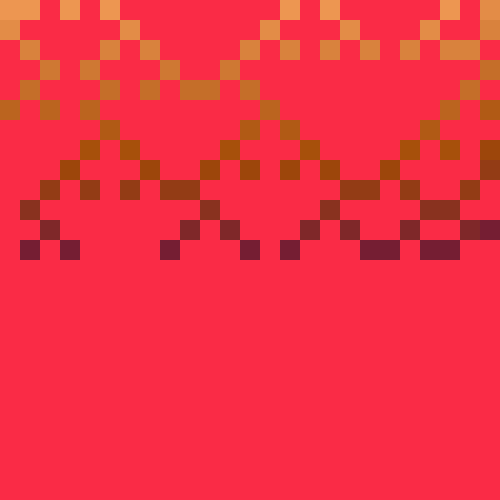
#> input picture auto_gifs/frames/37.png, 500 x 500 px, found by its file name
$ python resize.py
#> lines starting #> are read from the running program, lines starting #| are printed output that depends on the picture
from PIL import Image
from resizeimage import resizeimage

image = Image.open('37.png')
#> image is the input picture: PIL image 500x500 RGBA; mean R, G, B, A 239, 49.6, 65.7, 255
new_image = image.resize((500, 400))
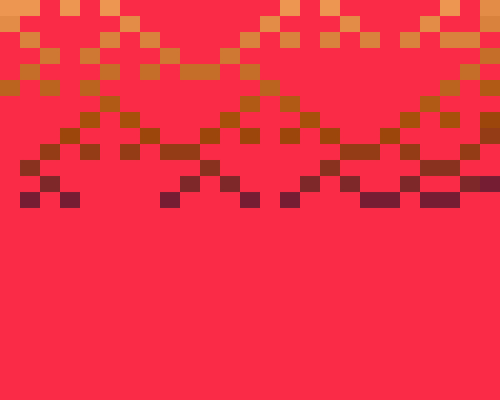
#> new_image: PIL image 500x400 RGBA; mean R, G, B, A 239, 49.6, 65.7, 255
new_image.save('image_400.png')

$ run again, with auto_gifs/frames/0.png copied over auto_gifs/frames/37.png
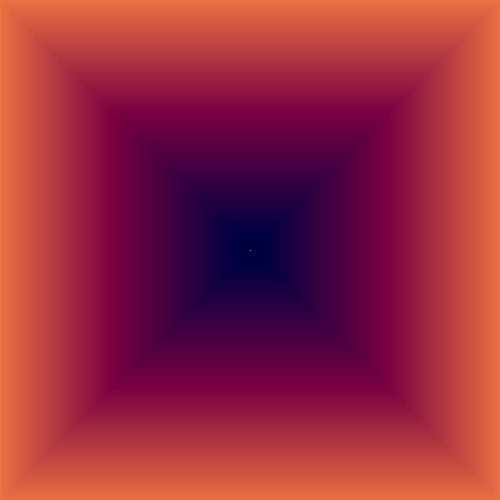
#> input picture auto_gifs/frames/0.png, 500 x 500 px, found by its file name
#> image is the input picture: PIL image 500x500 RGB; mean R, G, B 150.7, 42.7, 65
#> `new_image = image.resize((500, 400))`:
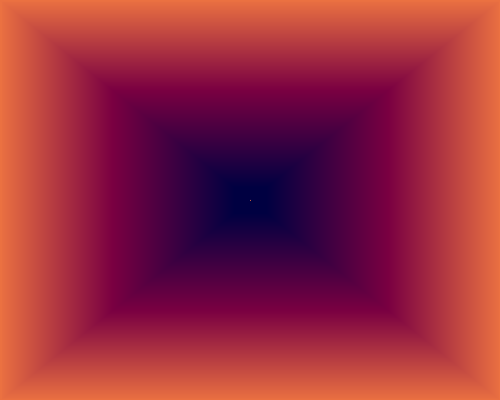
#> new_image: PIL image 500x400 RGB; mean R, G, B 150.7, 42.7, 65

$ run again, with auto_gifs/frames/12.png copied over auto_gifs/frames/37.png
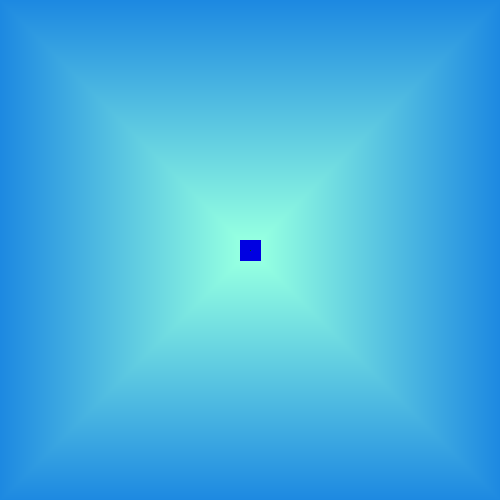
#> input picture auto_gifs/frames/12.png, 500 x 500 px, found by its file name
#> image is the input picture: PIL image 500x500 RGB; mean R, G, B 70.2, 178, 225
#> `new_image = image.resize((500, 400))`:
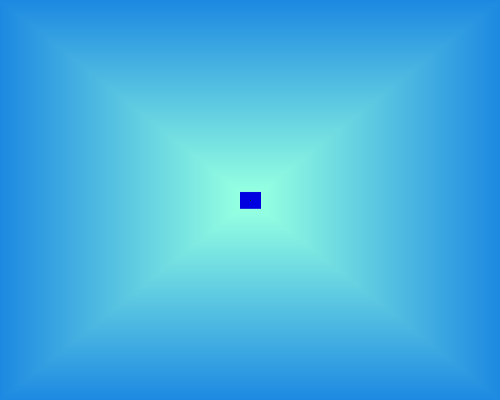
#> new_image: PIL image 500x400 RGB; mean R, G, B 70.2, 178, 225
